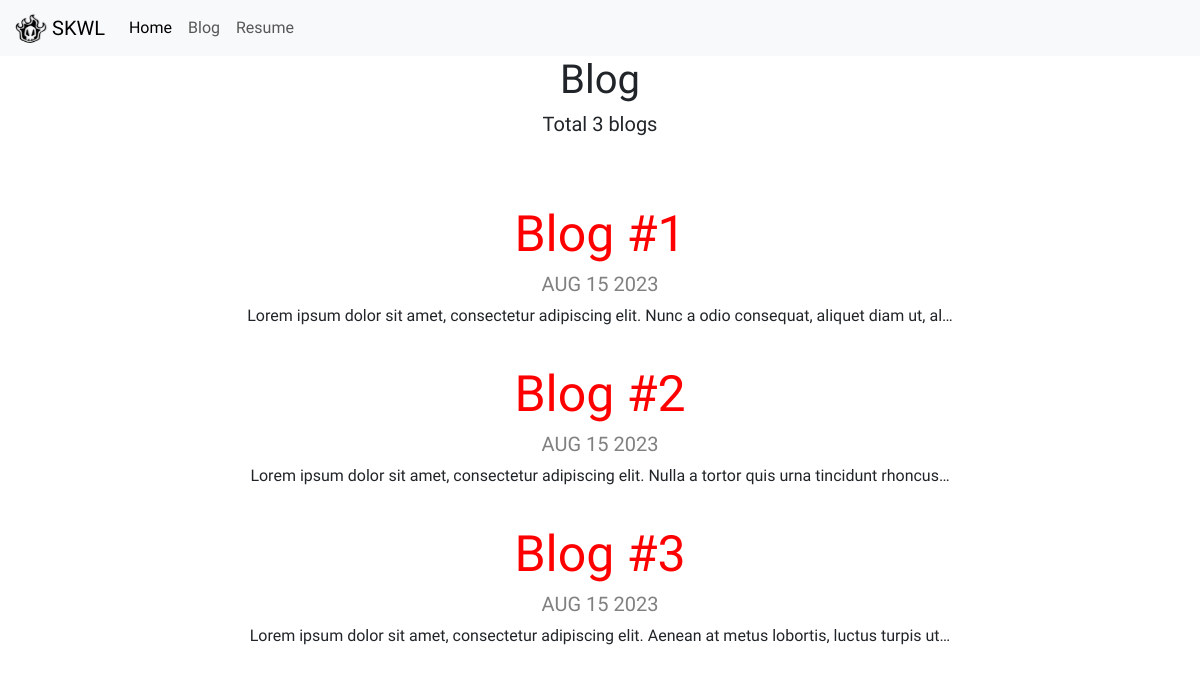
Screenshot of /blog/ with the database file from the repository.
### blog/models.py (models this page shows, shortened)
class Blogs(models.Model):
    title = models.CharField(max_length=100)
    date = models.DateField()
    discriptions = models.TextField()

### blog/views.py (the view)
# urls.py: path('', views.all_blogs, name='all_blogs'),
def all_blogs(request):
    allblogs = Blogs.objects.order_by('-date')
    return render(request, 'blog/all_blogs.html', {'allblogs' : allblogs})

### blog/templates/blog/all_blogs.html (shortened to what this page needs)
{% extends 'portfolio/base.html' %}
{% block content %}
<div class="container">
<div class="container text-center"> <h1>Blog</h1>
<h5 class="mt-1">Total {{ allblogs.count }} blog{{ allblogs.count|pluralize }}</h5></div>
{% for blog in allblogs %}
    <div class="blog">
        <a href="{% url 'blog:detail' blog.id %}"><h2 class="h2-title">{{ blog.title }}</h2></a>
        <h5 class="h5-time">{{ blog.date|date:'M d Y'|upper }}</h5>
        <p>{{ blog.discriptions|truncatechars:100 }}</p>
    </div>
{% endfor %}
</div>
{% endblock %}

### portfolio/static/portfolio/custom.css (style rules this page uses)
html, body, p, h1, h2, h3 { font-family: 'Oswald', sans-serif; }
a { text-decoration: None; }
.mt-1 { padding-bottom:40px; }
.blog { text-align:center; padding-top:20px; }
.h5-time { color:grey; }
.h2-title { color:red; font-size:50px; }

### rows the page displays
Blogs: title "Blog #1", date "AUG 15 2023", discriptions "Lorem ipsum dolor sit amet, consectetur adipiscing elit. Nunc a odio consequat, aliquet diam ut, al…"
Blogs: title "Blog #2", date "AUG 15 2023", discriptions "Lorem ipsum dolor sit amet, consectetur adipiscing elit. Nulla a tortor quis urna tincidunt rhoncus…"
Blogs: title "Blog #3", date "AUG 15 2023", discriptions "Lorem ipsum dolor sit amet, consectetur adipiscing elit. Aenean at metus lobortis, luctus turpis ut…"

### other values shown
{{ allblogs.count }} "3"
